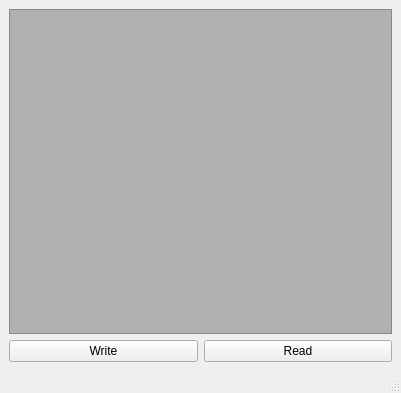
<?xml version="1.0" encoding="UTF-8"?>
<ui version="4.0">
 <class>MainWindow</class>
 <widget class="QMainWindow" name="MainWindow">
  <property name="geometry">
   <rect>
    <x>0</x>
    <y>0</y>
    <width>401</width>
    <height>393</height>
   </rect>
  </property>
  <property name="windowTitle">
   <string>MainWindow</string>
  </property>
  <widget class="QWidget" name="centralwidget">
   <layout class="QVBoxLayout" name="verticalLayout_2">
    <item>
     <widget class="QPlainTextEdit" name="plainTextEdit">
      <property name="styleSheet">
       <string notr="true">background-color: rgb(177, 177, 177);
color: rgb(0, 0, 0);</string>
      </property>
      <property name="plainText">
       <string/>
      </property>
     </widget>
    </item>
    <item>
     <layout class="QVBoxLayout" name="verticalLayout">
      <item>
       <layout class="QHBoxLayout" name="horizontalLayout">
        <item>
         <widget class="QPushButton" name="Write">
          <property name="text">
           <string>Write</string>
          </property>
         </widget>
        </item>
        <item>
         <widget class="QPushButton" name="pushButton">
          <property name="text">
           <string>Read</string>
          </property>
         </widget>
        </item>
       </layout>
      </item>
     </layout>
    </item>
   </layout>
  </widget>
  <widget class="QMenuBar" name="menubar">
   <property name="geometry">
    <rect>
     <x>0</x>
     <y>0</y>
     <width>401</width>
     <height>21</height>
    </rect>
   </property>
  </widget>
  <widget class="QStatusBar" name="statusbar"/>
 </widget>
 <resources/>
 <connections/>
</ui>
